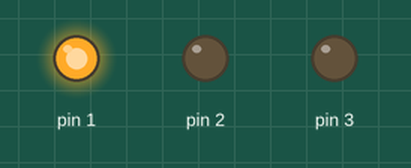
Recording of a sketch running on a simulated Arduino Uno, built with avr-gcc and run on an emulated ATmega328P. Parts: output pins drawn as LEDs (lit = HIGH).

Above: at 0.5 s.
At 1.5 s:
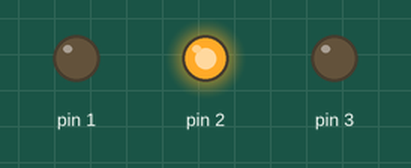
At 5.5 s:
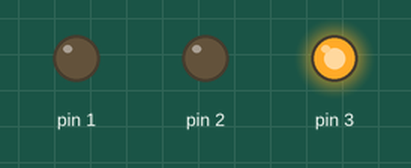
Timing chart, 0 to 6.9 s (numbered marks = the images above):
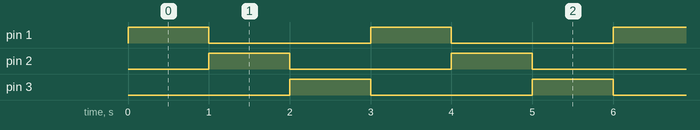

Measured:
- by itself, pin 1–3: alternates HIGH for 1.0 s and LOW for 2.0 s
- by itself, everything shown: repeats every 3.0 s, in 4 steps

The sketch:

semaforo.ino
```cpp
/*
 * montar um semaforo
 *
 * ligar cada pino (1,2 e 3) nas resistencias
 * conectar cada resistencia em um led usando a perna maior do led
 * conectar a perna menor do led no terra
 */
void setup() {
  pinMode(1,OUTPUT);
  pinMode(2,OUTPUT);
  pinMode(3,OUTPUT);
}

void loop() {
  digitalWrite(1,HIGH);
  delay(1000);
  digitalWrite(1,LOW);
  digitalWrite(2,HIGH);
  delay(1000);
  digitalWrite(2,LOW);
  digitalWrite(3,HIGH);
  delay(1000);
  digitalWrite(3,LOW);
}
```
